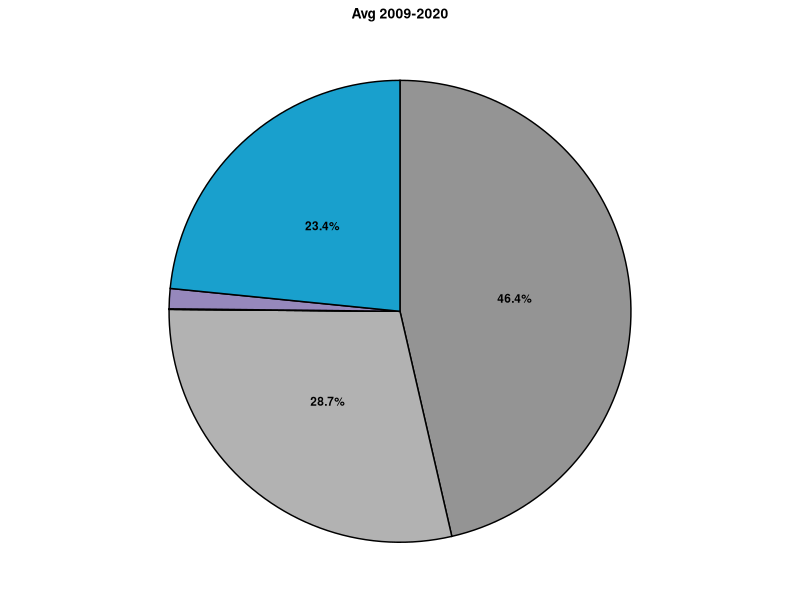

Generate this figure with R: (Note: this script raises an error after producing the figure.)
library(tidyverse)
library(here)
library(readxl)
library(viridis)
library(cowplot) 

# custom colors =====
custom_pal <- c(
  "Washington Coast\nIn-River" =  "#0096C7",    
  "Washington Coast\nOcean"    =  "#8B7BB5",
  "South of Falcon"           =  "#E8E8E8",   
  "Puget Sound"               =   "grey",  
  "British Columbia"          =  "darkgrey",  
  "Alaska"                    =  "#888888")

# custom_pal <- c(
#   "Washington Coast\nIn-River" =  "#0096C7",   # light gray
#   "Washington Coast\nOcean"    =  "#8B7BB5",
#   "South of Falcon"           =  "#7AD151", #"#2A788E",
#   "Puget Sound"               =   "#D3D3D3",  
#   "British Columbia"          =  "#57A773",
#   "Alaska"                    =  "#FDE725"  # viridis purple for Alaska
# )

# load ====== 
data <- readxl::read_excel("data/PSTChinookCWT_data_April18_2025.xlsx") %>%
  filter(region == "OP", !year == 2023) # NAs 
 
total_run_df<-data %>%  
  dplyr::select( year,population,region,total_run) %>%
  dplyr::mutate(total_run = as.numeric(total_run))

catch_distributions <- data %>%
  dplyr::select(c(1:39)) %>%
  gather(4:ncol(.), key = "fishery_region", value = "percent_mort") %>%
  filter(!fishery_region %in% c(#"US_is_tot",
                                "stray", 
                               "aabm_tot", 
                                "esc_pct", 
                                "er",  
                               "term_tot"
                                )) %>%
  dplyr::mutate(percent_mort = as.numeric(percent_mort)/100) 

# OP whole ======= 
Oly_Pen_fish <- catch_distributions %>%
  left_join(total_run_df) %>% 
  filter(!is.na(percent_mort )) %>% 
  dplyr::mutate(mortality_numbers = total_run *percent_mort,
                broad_region = case_when(
                  # Alaska
                  str_detect(fishery_region, "^seak") ~ "Alaska",
                  str_detect(fishery_region, "^ak_term")  ~ "Alaska",
                  
                  str_detect(fishery_region, "^US_term")  ~ "Washington Coast\nIn-River",
                  str_detect(fishery_region, "^term_tot")  ~ "Washington Coast\nIn-River",

                   # Canada
                  str_detect(fishery_region, "^can_term")  ~ "British Columbia",
                  str_detect(fishery_region, "^wcvi")     ~ "British Columbia",#"West Coast Vancouver Island",
                  str_detect(fishery_region, "^nbc")      ~ "British Columbia", #"North Coast BC",
                  str_detect(fishery_region, "^sbc")      ~ "British Columbia",
                  
                  # str_detect(fishery_region, "^can_term") ~ "Canada Terminal",
                  
                  # Falcon (US)
                  str_detect(fishery_region, "^sfalc")    ~ "South of Falcon",
                  # str_detect(fishery_region, "^nfalc")    ~ "North of Falcon",
                  
                  fishery_region == "nfalc_s" ~ "Washington Coast\nOcean",
                  fishery_region == "nfalc_t" ~ "Washington Coast\nOcean",
                  fishery_region == "US_is_tot" ~ "Washington Coast\nOcean",

                  # WA     
                  fishery_region == "PS_n" ~ "Puget Sound",
                  fishery_region == "PS_s" ~ "Puget Sound",
                  
                  fishery_region == "wac_n" ~ "Washington Coast\nIn-River",
                  # Other
                  TRUE                                    ~ "Check")) 

uniqueOP<- data.frame(unique(Oly_Pen_fish[c("broad_region","fishery_region")]))

uniqueOP <- uniqueOP %>% 
  arrange(broad_region)
# # 
# test <- Oly_Pen_fish %>%
#   filter(fishery_region %in% c("US_term_n","US_term_s","US_term_t", "term_tot")) %>%
#   dplyr::select(year, population, fishery_region, total_run) %>%
#   spread(fishery_region, total_run) %>%
#   mutate(sum = US_term_n+ US_term_s+US_term_t)


total_FMnumbers <- Oly_Pen_fish %>%
  group_by(year) %>%
  # get annual sum of all fishery mortality from OP for the year
  dplyr::summarise(total_FM_numbers = sum(mortality_numbers))  # want to ask, of all the fish caught that year, what was the relative proportions. Not related to overall runsize. 

OP_plot_df<- Oly_Pen_fish %>% 
  dplyr::select(-c(total_run, percent_mort,fishery_region)) %>%
  ungroup() %>%
  group_by(year, broad_region) %>%
  dplyr::summarise(mort_broad_region = sum(mortality_numbers)) %>% 
  left_join(total_FMnumbers) %>%
  dplyr::mutate(percent_mort = mort_broad_region/total_FM_numbers,
                broad_region = factor(broad_region, levels = c(
                  "Washington Coast\nIn-River",
                  "Washington Coast\nOcean",  
                  "South of Falcon",
                  "Puget Sound",
                  "British Columbia", 
                  "Alaska" 
                  # "British Columbia", 
                  # "Puget Sound",  
                  # "South of Falcon",
                  # "Washington Coast Ocean", 
                  # "Washington Coast In-River"
                )))

# bar and pie ==== 
## 1. Prep pie chart data (last 5 years) ==========
pie_df <- OP_plot_df %>%
  filter(year >2008) %>%
  group_by(broad_region) %>%
  summarise(avg_mort = mean(percent_mort, na.rm = TRUE)) %>%
  ungroup() %>%
  arrange(desc(broad_region)) %>%  # match fill order
  mutate(
    cum_pos = cumsum(avg_mort) - avg_mort / 2,  # midpoint of each slice
    label = paste0(round(avg_mort * 100, 1), "%")  # format as percent
  )

## 2. Build pie chart ==========
OP_pie <- ggplot(pie_df, aes(x = "", y = avg_mort, fill = broad_region)) +
  geom_col(color = "black", alpha = 0.9, width = 1) +
  geom_text(aes(y = cum_pos, 
                label = ifelse(avg_mort >= 0.05, paste0(round(avg_mort * 100, 1), "%"), "") #label = label
                ), 
            size = 3, 
            fontface = "bold",
            color = "black") +
  coord_polar(theta = "y") +
  scale_fill_manual(values = custom_pal) + 
#  scale_fill_viridis_d(drop = FALSE)+#, option = "plasma") +
  labs(title = "Avg 2009-2020") +
  theme_void() +
  theme(
    legend.position = "none",
    plot.title = element_text(size = 10, hjust = 0.5, face = "bold"),
    plot.background = element_blank()
  )

OP_pie

unique(pie_df2$broad_region)

## 2.5 OP Pie Stand Alone ==========
pie_df2 <- OP_plot_df %>%
  filter(year > 2008) %>%
  group_by(broad_region) %>%
  summarise(avg_mort = mean(percent_mort, na.rm = TRUE)) %>%
  ungroup() %>%
  arrange(desc(broad_region)) %>%
  dplyr::mutate(
    custom_region = case_when(broad_region == "Alaska" ~ "AK",
                              broad_region == "British Columbia" ~ "BC",
                              broad_region == "Puget Sound" ~ "PS",
                              broad_region == "Washington Coast\nOcean" ~ "WA Ocean",
                              broad_region == "Washington Coast\nIn-River" ~ "WA In-River",
                              TRUE ~ NA), 
    cum_pos = cumsum(avg_mort) - avg_mort / 2,
    label = paste0(custom_region, "\n", round(avg_mort * 100, 1), "%")  # combined label
  ) 

custom_pal <- c(
  "Washington Coast\nIn-River" = "#2D6E7E",    
  "Washington Coast\nOcean"    = "#7FA8B8",
  "South of Falcon"            = "#E8E8E8",   
  "Puget Sound"                = "grey",  
  "British Columbia"           = "#A8B8A0",  
  "Alaska"                     = "#C8D4D8"
)
 
OP_pie2 <- ggplot(pie_df2, aes(x = "", y = avg_mort, fill = broad_region)) +
  geom_col(color = "black", alpha = 0.9, width = 1) +
  
  
  # Labels inside for large slices
  geom_text(aes(y = cum_pos,
                label = ifelse(avg_mort >= 0.05, paste0(label), "")),
            size = 4, fontface = "bold", color = "black") + 
  # Labels outside for small slices — nudge x past 1 to push outside pie
  geom_text(aes(y = cum_pos,
                label = ifelse(avg_mort < 0.05 & avg_mort > 0.001, paste0(label), "")),
            x = 1.63,   # >1 pushes outside the pie (pie lives at x = 1)
            size = 2.6, fontface = "bold", color = "black") + 
  coord_polar(theta = "y", clip = "off") +   
  scale_fill_manual(values = custom_pal, name = "Fishery Region") +  
  theme_void() +
  theme(
    legend.position   = "top",
    legend.title      = element_text(size = 10, face = "bold"),
    legend.text       = element_text(size = 9),
    legend.margin     = margin(t = 10, b = -10, unit = "mm"),  # positive t pushes down, negative b pulls pie up
    # legend.key.size   = unit(0.4, "cm"),   # smaller legend keys
    legend.spacing.x  = unit(0.2, "cm"),   # tighten horizontal spacing
    plot.margin       = margin(0, 5, 0, 5, "mm"),  # reduce outer margins
    plot.background   = element_blank()
  )

OP_pie2

ggsave(
  filename = "output/plots/OP_FM_PieOnly.jpeg",
  plot = OP_pie2,
  width =6,
  height =5.5,
  dpi = 300,
  units = "in"
)


##  3. Main bar chart ==================
OP_FM_stacked <- ggplot(OP_plot_df,
                            aes(x = year,
                                y = percent_mort,
                                fill = broad_region)) +
                       geom_col(color = "black", alpha = 0.9, width = 1) +
                       scale_y_continuous(
                         expand = c(0, 0),
                         name = "Proportion of Fishery Mortality",
                         labels = scales::percent_format()
                       ) +
                       scale_x_continuous(
                         name = "Year",
                         expand = c(0, 0)
                       ) +
                      scale_fill_manual(values = custom_pal) + 
                       # scale_fill_viridis_d(drop = FALSE)+#, option = "plasma") +
                       labs(
                         fill = "Fishery Region",
                         title = "Olympic Peninsula Chinook Salmon",
                         subtitle = "Proportional Fishery Mortality by Region & Year"
                       ) +
                       theme_minimal() +
                       theme(
                         panel.grid.minor = element_blank(),
                         panel.spacing = unit(1, "lines"),
                         legend.position = "none")

## 4. Legend =============
legend <- get_legend(ggplot(OP_plot_df,
                        aes(x = year,
                            y = percent_mort,
                            fill = broad_region)) +
  geom_col(color = "black", alpha = 0.9, width = 1) +
  scale_y_continuous(
    expand = c(0, 0),
    name = "Proportion of Fishery Mortality",
    labels = scales::percent_format()
  ) +
  scale_x_continuous(
    name = "Year",
    expand = c(0, 0)
  ) +
    scale_fill_manual(values = custom_pal) + 
  # scale_fill_viridis_d(drop = FALSE)+#, option = "plasma") +
  labs(
    fill = "Fishery Region",
    title = "Olympic Peninsula Chinook Salmon",
    subtitle = "Proportional Fishery Mortality by Region & Year"
  ) +
  theme_minimal() +
  theme( 
    legend.box.margin = margin(0, 0, 0, 0),
    legend.margin = margin(0, 0, 0, 0),
    legend.background = element_blank(),  # remove the grey border box
    legend.box.background = element_blank(),
    panel.grid.minor = element_blank(),
    panel.background = element_blank(),
    plot.background = element_blank(),
    panel.spacing = unit(1, "lines"),
    legend.position = c(0.88, 0.3),# 0.35),   # nudge down so it clears the pie inset
     legend.justification = c(1, 0),
    legend.title = element_text(hjust = 0.5, size = 9, 
                                face = "bold"),  # bigger title
    legend.text = element_text(size = 8),                                # bigger text
    legend.key.size = unit(0.5, "cm")                                    # bigger color boxes
  ))

## 4. Save: inset pie into upper right =========== 
rightside <- ggpubr::ggarrange(OP_pie, legend, nrow = 2,
                                heights = c(1, 1.2)) 
rightside

# Add a blank spacer on top to push content down and align pie with bar top
spacer <- ggplot() + theme_void()  # empty plot as top padding

rightside_padded <- ggpubr::ggarrange(spacer, rightside, nrow = 2,
                                      heights = c(0.2, 1))  # adjust 0.3 to move down more

final_plot <- ggpubr::ggarrange(OP_FM_stacked, rightside_padded,
                                ncol = 2,
                                widths = c(3.3, 1))
final_plot
# --- 5. Save as JPEG ---
ggsave(
  filename = "output/plots/OP_FM_stacked.jpeg",
  plot = final_plot,
  width =5.5,
  height =5,
  dpi = 300,
  units = "in"
)

# old ==========
## stacked bar ======             

OP_FM_stacked <- ggplot(OP_plot_df,
                        aes(x = year,
                            y = percent_mort,
                            fill = broad_region)) +
  geom_col(color = "black",alpha = 0.9, width = 1) +
  scale_y_continuous( 
    expand = c(0, 0),
    name = "Proportion of Fishery Mortality",
    labels = scales::percent_format()
  ) +
  scale_x_continuous(
    name = "Year",
    expand = c(0, 0)
  ) +
  labs(fill = "Fishery Region", title = "Olympic Peninsula Chinook Salmon", subtitle= "Proportional Fishery Mortality by Region & Year") +
  theme_minimal() +
  theme(
    panel.grid.minor = element_blank(),
    panel.spacing = unit(1, "lines")
  ) + 
  scale_fill_viridis_d(drop = FALSE)#, option = "plasma")

OP_FM_stacked

ggsave("output/plots/OP_FM_stacked.jpeg", height = 7, width = 7)
 
# aktest <-  catch_distributions %>% 
#   filter(fishery_region %in% c("US_term_s"))
# 
# unique(catch_distributions$fishery_region)
# OP individual runs Broad Label =====
## Run Level Mortality ==== 
OP_individ_run_fish <- catch_distributions %>%
  left_join(total_run_df) %>% 
  dplyr::mutate( mortality_numbers = total_run *percent_mort)
  dplyr::mutate(
    population = case_when(population == "Grays_Harbor_fa" ~ "Grays Harbor Fall",
                           population == "Grays_Harbor_sp" ~ "Grays Harbor Spring",
                           population == "Hoh_fa" ~ "Hoh Fall", 
                           population == "Hoh_sp" ~ "Hoh Spring",
                           population == "Quillayute_fa" ~ "Quillayute Fall",
                           population == "Quillayute_sp" ~ "Quillayute Spring",
                           population == "Queets_fa" ~ "Queets Fall",
                           population == "Queets_sp" ~ "Queets Spring",
                           TRUE ~ "Check"), 
    broad_region = case_when(
      # Alaska
      str_detect(fishery_region, "^seak") ~ "Alaska",
      str_detect(fishery_region, "^ak_term")  ~ "Alaska",
      
      str_detect(fishery_region, "^US_term")  ~ "US Terminal",
      
      # Canada
      str_detect(fishery_region, "^wcvi")     ~ "West Coast Vancouver Island",
      str_detect(fishery_region, "^nbc")      ~ "British Columbia", #"North Coast BC",
      str_detect(fishery_region, "^sbc")      ~ "British Columbia",
      
      # str_detect(fishery_region, "^can_term") ~ "Canada Terminal",
      
      # Falcon (US)
      str_detect(fishery_region, "^sfalc")    ~ "South of Falcon",
      # str_detect(fishery_region, "^nfalc")    ~ "North of Falcon",
     
      fishery_region == "nfalc_s" ~ "North of Falcon",
      fishery_region == "nfalc_t" ~ "North of Falcon",
      
      # WA     
      fishery_region == "PS_n" ~ "Puget Sound",
      fishery_region == "PS_s" ~ "Puget Sound",
      
      fishery_region == "wac_n" ~ "Washington Coast",
      # Other
      TRUE                                    ~ "Check")) %>%
 # filter(!is.na(broad_region)) %>% 
  group_by(year, population, broad_region) %>%
 # filter(!is.na(percent_mort)) %>% 
  dplyr::summarise(sum_mortality_numbers = sum(mortality_numbers))

## Stacked Bar =====
op_pops <- unique(OP_individ_run_fish$population)
plot_list <- list()

for (i in 1:length(op_pops)) {
  name <- op_pops[[i]]
  print(name)
  
  # Filter data for this population
  pop_data <- OP_individ_run_fish %>% 
    filter(population == name) 
  
  # Create all combinations of year and broad_region
  all_combos <- expand.grid(
    year = unique(pop_data$year),
    broad_region = unique(OP_individ_run_fish$broad_region),
    stringsAsFactors = FALSE
  )
  
  # Join with actual data, filling NAs with 0
  plot_data <- all_combos %>%
    left_join(pop_data, by = c("year", "broad_region")) %>%
    mutate(percent_mort = replace_na(percent_mort, 0),
           population = name) %>%
    mutate(broad_region = factor(broad_region, levels = c(
      "Alaska", 
      "North Coast BC", 
      "West Coast Vancouver Island", 
      "South Coast BC",  
      "Puget Sound - Net",  
      "Puget Sound - Sport",  
      "Washington Coast - Net",
      "North of Falcon - Sport", 
      "North of Falcon - Troll", 
      "South of Falcon"
    ))) %>%
    filter(!is.na(broad_region))  %>%
    # Calculate proportion of total mortality for each year
    group_by(year) %>%
    mutate(
      total_mort = sum(percent_mort),
      proportion_mort = if_else(total_mort > 0, percent_mort / total_mort, 0)
    ) %>%
    ungroup() 
  
  plot_list[[i]] <- ggplot(plot_data,
                           aes(x = year,
                               y = proportion_mort,
                               fill = broad_region)) +
    geom_col(color = "black", size = 0.2, alpha = 0.9, width = 1) +
    scale_y_continuous(
      limits = c(0, 1),
      expand = c(0, 0),
      name = "Proportion of Fishery Mortality*",
      labels = scales::percent_format()
    ) +
    scale_x_continuous(
      name = "Year",
      expand = c(0, 0)
    ) +
    labs(fill = "Fishery Region", title = paste0(name)) +
    theme_minimal() +
    theme(
      panel.grid.minor = element_blank(),
      panel.spacing = unit(1, "lines")
    ) + 
    scale_fill_viridis_d(drop = FALSE)
}

for(i in seq_along(plot_list)) {
  name = op_pops[[i]]
  ggsave(paste0("output/plots/OP_Chinook_Population_Stacked_", name, ".jpeg"),
         plot = plot_list[[i]], 
         width = 8, height = 6)
}

## Geom Area =====
op_pops <- unique(OP_individ_run_fish$population)
plot_list <- list()

for (i in 1:length(op_pops)) {
  name <- op_pops[[i]]
  print(name)
  
  # Filter data and complete with all broad_region levels
  plot_data <- OP_individ_run_fish %>% 
    filter(population == name) 
  
  # Create all combinations of year and broad_region
  all_combos <- expand.grid(
    year = unique(pop_data$year),
    broad_region = unique(OP_individ_run_fish$broad_region),
    stringsAsFactors = FALSE
  )
  
  # Join with actual data, filling NAs with 0
  plot_data <- all_combos %>%
    left_join(pop_data, by = c("year", "broad_region")) %>%
    mutate(percent_mort = replace_na(percent_mort, 0),
           population = name) %>%
    dplyr::mutate(broad_region = factor(broad_region, levels = c(
      "Alaska", 
      
      "North Coast BC", 
      
      "West Coast Vancouver Island", 
      
      "South Coast BC",  
      
      "Puget Sound - Net",  
      "Puget Sound - Sport",  
      
      "Washington Coast - Net",
      
      "North of Falcon - Sport", 
      "North of Falcon - Troll", 
      
      "South of Falcon"
    ))) %>%
    filter(!is.na(broad_region))  
  
  plot_list[[i]] <- ggplot(plot_data,
                           aes(x = year,
                               y = percent_mort,
                               group = broad_region,   # preserves original %s
                               fill  = broad_region )) +
    geom_area(color = "black", size = 0.2, alpha = 0.9) +
    # facet_grid(gear~ season) +
    scale_y_continuous(
      limits = c(0, 100),
      expand = c(0, 0),
      name = "Percent of total run (%)"
    ) +
    scale_x_continuous(
      name = "Year",
      expand = c(0, 0)
    ) +
    labs(fill = "Fishery Region", title = paste0(name)) +
    theme_minimal() +
    theme(
      panel.grid.minor = element_blank(),
      panel.spacing = unit(1, "lines")
    ) + 
    scale_fill_viridis_d(drop = FALSE)  # Also important: don't drop unused levels
}

for(i in seq_along(plot_list)) {
  name = op_pops[[i]]
  ggsave(paste0("output/plots/OP_Chinook_IndividPop_Area", name, ".jpeg"),
         plot = plot_list[[i]], 
         width = 8, height = 6)
}



# ## geom area =====
# OP_FM <- ggplot(Oly_Pen_fish %>% filter(!is.na(gear), !gear == "NA", !percent_mort ==0),
#                 aes(x = year,
#                     y = percent_mort,
#                     group = fishery_region,   # preserves original %s
#                     fill  = broad_region )) +
#   geom_area(color = "black", size = 0.2, alpha = 0.9) +
#   facet_grid(gear~ season) +
#   scale_y_continuous(
#     limits = c(0, 100),
#     expand = c(0, 0),
#     name = "Percent of total run (%)"
#   ) +
#   scale_x_continuous(
#     name = "Year",
#     expand = c(0, 0)
#   ) +
#   labs(fill = "Fishery Region", title = "OP Chinook Fishing Mortality") +
#   theme_minimal() +
#   theme(
#     panel.grid.minor = element_blank(),
#     panel.spacing = unit(1, "lines")
#   ) + 
#   scale_fill_viridis_d()
# 
# OP_FM
# ggsave("plots/OP_Chinook_FishingMortality.jpeg", width = 8, height = 6)
# 

# Northern OR Coast ======
N_OR_fish <- catch_distributions %>% 
  filter(region == "OC") %>% 
  # left_join(data %>% select( year,population,region,total_run)) %>%
  left_join(total_run_df) %>% 
  dplyr::mutate(total_run = as.numeric(total_run),
                number_mort = total_run*percent_mort) %>%
  group_by(year, region, fishery_region) %>%
  dplyr::summarise(total_mort = sum(number_mort),
                   total_run = sum(total_run)) %>% 
  dplyr::mutate(percent_mort = total_mort/total_run,
                gear = case_when(
                  str_ends(fishery_region, "_t") ~ "Troll",
                  str_ends(fishery_region, "_n") ~ "Net",
                  str_ends(fishery_region, "_s") ~ "Sport",
                  # fishery_region == "stray"      ~ "stray",
                  TRUE                           ~ "NA"),
                broad_region = case_when(
                  # Alaska
                  str_detect(fishery_region, "^seak")     ~ "Southeast Alaska",
                  str_detect(fishery_region, "^ak_term")  ~ "Alaska Terminal",
                  
                  # Canada
                  str_detect(fishery_region, "^wcvi")     ~ "West Coast Vancouver Island",
                  str_detect(fishery_region, "^nbc")      ~ "North Coast BC",
                  str_detect(fishery_region, "^sbc")      ~ "South Coast BC",
                  str_detect(fishery_region, "^can_term") ~ "Canada Terminal",
                  
                  # South of Falcon (US)
                  str_detect(fishery_region, "^sfalc")    ~ "South of Falcon",
                  str_detect(fishery_region, "^nfalc")    ~ "North of Falcon",
                  str_detect(fishery_region, "^wac")      ~ "Washington Coast",
                  str_detect(fishery_region, "^PS")       ~ "Puget Sound",
                  str_detect(fishery_region, "^US_term")  ~ "US Terminal",
                  
                  # Other
                  fishery_region == "stray"               ~ "Stray",
                  TRUE                                    ~ "NA"))

N_OR_FM <- ggplot(N_OR_fish %>% filter(!is.na(gear), 
                                       !gear == "NA", 
                                       !percent_mort ==0),
                aes(x = year,
                    y = percent_mort,
                    group = fishery_region,   # preserves original %s
                    fill  = broad_region )) +
  geom_area(color = "black", size = 0.2, alpha = 0.9) +
  facet_grid( ~ gear) +
  scale_y_continuous(
    limits = c(0, 100),
    expand = c(0, 0),
    name = "Percent of total run (%)"
  ) +
  scale_x_continuous(
    name = "Year",
    expand = c(0, 0)
  ) +
  labs(fill = "Fishery Region", title = "N OR Chinook Fishing Mortality") +
  theme_minimal() +
  theme(
    panel.grid.minor = element_blank(),
    panel.spacing = unit(1, "lines")
  ) + 
  scale_fill_viridis_d()

N_OR_FM
ggsave("plots/NOR_Chinook_FishingMortality.jpeg", width = 8, height = 6)

# Nisqually ======= 
Nisqually_fish <- catch_distributions %>%
  filter(population == "Nisqually") %>% 
  # filter(population %in% c("Quillayute_fa","Queets_fa","Hoh_fa","Hoh_sp","Queets_sp")) %>% # include Grays harbor
  # dplyr::mutate(season = case_when(str_ends(population, "_fa") ~ "fall",
  #                                  str_ends(population, "_sp") ~ "spring",
  #                                  TRUE ~ "NA")) %>%
  # left_join(data %>% select( year,population,region,total_run)) %>%
  # left_join(total_run_df) %>% 
  # dplyr::mutate(total_run = as.numeric(total_run),
  #               number_mort = total_run*percent_mort) %>%
  # group_by(year, region, season, fishery_region) %>%
  # dplyr::summarise(total_mort = sum(number_mort),
  #                  total_run = sum(total_run)) %>% 
  dplyr::mutate(#percent_mort = total_mort/total_run,
    gear = case_when(
      str_ends(fishery_region, "_t") ~ "Troll",
      str_ends(fishery_region, "_n") ~ "Net",
      str_ends(fishery_region, "_s") ~ "Sport",
      # fishery_region == "stray"      ~ "stray",
      TRUE                           ~ "NA"),
    broad_region = case_when(
      # Alaska
      str_detect(fishery_region, "^seak")     ~ "Southeast Alaska",
      str_detect(fishery_region, "^ak_term")  ~ "Alaska Terminal",
      
      # Canada
      str_detect(fishery_region, "^wcvi")     ~ "West Coast Vancouver Island",
      str_detect(fishery_region, "^nbc")      ~ "North Coast BC",
      str_detect(fishery_region, "^sbc")      ~ "South Coast BC",
      str_detect(fishery_region, "^can_term") ~ "Canada Terminal",
      
      # South of Falcon (US)
      str_detect(fishery_region, "^sfalc")    ~ "South of Falcon",
      str_detect(fishery_region, "^nfalc")    ~ "North of Falcon",
      str_detect(fishery_region, "^wac")      ~ "Washington Coast",
      str_detect(fishery_region, "^PS")       ~ "Puget Sound",
      str_detect(fishery_region, "^US_term")  ~ "US Terminal",
      
      # Other
      fishery_region == "stray"               ~ "Stray",
      TRUE                                    ~ "NA"))


Nisqually_FM <- ggplot(Nisqually_fish %>% filter(!is.na(gear),
                                                 !gear == "NA", 
                                                 !percent_mort ==0),
                       aes(x = year,
                           y = percent_mort,
                           #group = gear#,   # preserves original %s 
                           fill  = fishery_region 
                       )) +
  geom_area(color = "black", size = 0.2, alpha = 0.9) +
  # facet_grid( ~ gear) +
  # scale_y_continuous(
  #   limits = c(0, 100),
  #   expand = c(0, 0),
  #   name = "Percent of total run (%)"
  # ) +
  # scale_x_continuous(
  #   name = "Year",
  #   expand = c(0, 0)
  # ) +
  labs(fill = "Fishery Region", title = "Nisqually Chinook Fishing Mortality") +
  theme_minimal() +
  theme(
    panel.grid.minor = element_blank(),
    panel.spacing = unit(1, "lines")
  ) + 
  scale_fill_viridis_d()

Nisqually_FM
ggsave("plots/Nisqually_Chinook_FishingMortality.jpeg", width = 8, height = 6)



Nisqually_FM <- ggplot(Nisqually_fish %>% filter(!is.na(gear),
                                                 !gear == "NA", 
                                                 !percent_mort ==0),
                       aes(x = year,
                           y = percent_mort,
                           #group = gear#,   # preserves original %s 
                           fill  = broad_region 
                       )) +
  geom_area(color = "black", size = 0.2, alpha = 0.9) +
  facet_grid( ~ gear) +
  # scale_y_continuous(
  #   limits = c(0, 100),
  #   expand = c(0, 0),
  #   name = "Percent of total run (%)"
  # ) +
  # scale_x_continuous(
  #   name = "Year",
  #   expand = c(0, 0)
  # ) +
  labs(fill = "Fishery Region", title = "Nisqually Chinook Fishing Mortality") +
  theme_minimal() +
  theme(
    panel.grid.minor = element_blank(),
    panel.spacing = unit(1, "lines")
  ) + 
  scale_fill_viridis_d()

Nisqually_FM
ggsave("plots/Nisqually_Chinook_FishingMortality_gear.jpeg", width = 8, height = 6)
